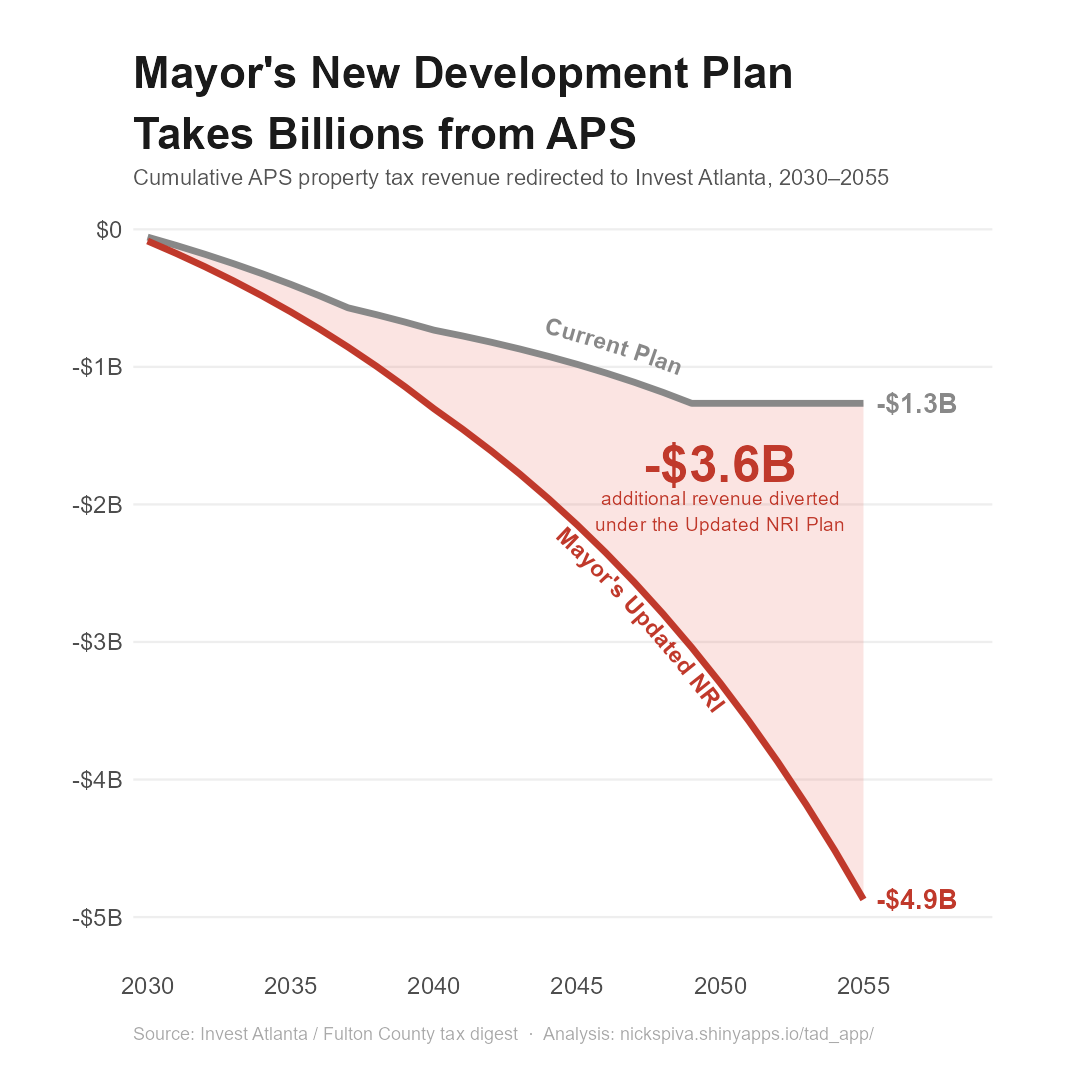

Here is the R script that generated this plot:
# ============================================================
# social/diversion_chart_negative.R
#
# Variant of diversion_chart.R with a downward (negative) y-axis
# to reinforce that this revenue is being TAKEN from APS.
# Lines fall toward -$5B rather than rising toward +$5B.
#
# HOW TO RUN from project root in Positron / RStudio:
#   withr::with_dir(
#     "posts/shiny-practice/tad_app",
#     source("social/diversion_chart_negative.R")
#   )
#
# Output: posts/shiny-practice/tad_app/social/diversion_chart_negative.png
# ============================================================

library(dplyr)
library(tidyr)
library(ggplot2)
library(scales)
library(geomtextpath)

source("R/data.R")

# ── Data prep ─────────────────────────────────────────────
# Negate cumulative so lines fall downward (revenue lost from APS)
dd <- diversion_list[["tad"]] |>
  filter(year >= 2030) |>
  group_by(scenario) |>
  mutate(cumulative = -cumsum(annual)) |>
  ungroup() |>
  filter(grepl("Current Plan|Updated NRI", as.character(scenario))) |>
  mutate(scenario = as.character(scenario))

# Wide form for ribbon
# cp  = Current Plan   (less negative → upper line)
# nri = Updated NRI    (more negative → lower line)
ribbon_df <- dd |>
  select(year, scenario, cumulative) |>
  pivot_wider(names_from = scenario, values_from = cumulative) |>
  rename(cp = `Current Plan`, nri = `Mayor's Updated NRI`)

# Gap: cp - nri is positive (extra revenue taken under Updated NRI)
gap_2055 <- ribbon_df |>
  filter(year == 2055) |>
  mutate(gap = cp - nri) |>
  pull(gap)

gap_label <- dollar(gap_2055, scale = 1e-9, suffix = "B", accuracy = 0.1)

# Annotation anchor at 2050
ann_year <- 2050
ann_row <- ribbon_df |> filter(year == ann_year)
ann_mid <- (ann_row$cp + ann_row$nri) / 2
ann_height <- ann_row$cp - ann_row$nri # ribbon height (positive)

# End-of-line labels — display as negative values
labels_2055 <- dd |>
  filter(year == 2055) |>
  mutate(
    lab = dollar(cumulative, scale = 1e-9, suffix = "B", accuracy = 0.1)
  )

# ── Colors ────────────────────────────────────────────────
col_cp <- "#888888"
col_nri <- "#c0392b"
col_ribbon <- "#e74c3c"

# ── Chart ─────────────────────────────────────────────────
p <- ggplot() +

  # Ribbon: nri is lower (more negative), cp is upper (less negative)
  geom_ribbon(
    data = ribbon_df,
    aes(x = year, ymin = nri, ymax = cp),
    fill = col_ribbon,
    alpha = 0.15
  ) +

  # Current Plan — upper line, label above
  geom_textline(
    data = filter(dd, grepl("Current Plan", scenario)),
    aes(x = year, y = cumulative, label = "Current Plan"),
    color = col_cp,
    linewidth = 1.6,
    size = 4.2,
    fontface = "bold",
    hjust = 0.68,
    gap = FALSE,
    text_smoothing = 20,
    offset = unit(7, "pt") # above the line
  ) +

  # Updated NRI — lower line, label below
  geom_textline(
    data = filter(dd, grepl("Updated NRI", scenario)),
    aes(x = year, y = cumulative, label = "Mayor's Updated NRI"),
    color = col_nri,
    linewidth = 1.6,
    size = 4.2,
    fontface = "bold",
    hjust = 0.68,
    gap = FALSE,
    text_smoothing = 20,
    offset = unit(-16, "pt") # below the line
  ) +

  # End-of-line totals at 2055
  geom_text(
    data = labels_2055,
    aes(x = year, y = cumulative, label = lab, color = scenario),
    hjust = -0.15,
    vjust = 0.5,
    size = 4.8,
    fontface = "bold",
    show.legend = FALSE
  ) +

  # ── Ribbon annotation ─────────────────────────────────
  annotate(
    "text",
    x = ann_year,
    y = ann_mid + ann_height * 0.22,
    label = paste0("-", gap_label),
    color = col_nri,
    size = 9,
    fontface = "bold",
    hjust = 0.5,
    vjust = 0
  ) +
  annotate(
    "text",
    x = ann_year,
    y = -1.90 * 1000000000,
    label = "additional revenue diverted\nunder the Updated NRI Plan",
    color = col_nri,
    size = 3.5,
    hjust = 0.5,
    vjust = 1,
    lineheight = 1.1
  ) +

  scale_color_manual(
    values = c("Current Plan" = col_cp, "Mayor's Updated NRI" = col_nri),
    name = NULL
  ) +
  scale_y_continuous(
    # Display as positive dollar amounts even though data is negative
    labels = \(x) {
      ifelse(
        x == 0,
        "$0",
        label_dollar(scale = 1e-9, suffix = "B", accuracy = 1)(x)
      )
    },
    limits = c(NA, 0),
    expand = expansion(mult = c(0.1, 0)) # breathing room at bottom, flush at top
  ) +
  scale_x_continuous(
    breaks = seq(2030, 2055, by = 5),
    expand = expansion(add = c(0.5, 4.5))
  ) +
  coord_cartesian(clip = "off") +
  labs(
    title = "Mayor's New Development Plan\nTakes Billions from APS",
    subtitle = "Cumulative APS property tax revenue redirected to Invest Atlanta, 2030–2055",
    caption = "Source: Invest Atlanta / Fulton County tax digest  ·  Analysis: nickspiva.shinyapps.io/tad_app/",
    y = ""
  ) +
  theme_tad() +
  theme(
    legend.position = "none",
    plot.title = element_text(
      size = 22,
      face = "bold",
      lineheight = 1.15,
      color = "#1a1a1a",
      margin = margin(b = 6)
    ),
    plot.subtitle = element_text(
      size = 11,
      color = "#555555",
      margin = margin(b = 20)
    ),
    plot.caption = element_text(
      size = 9,
      color = "#aaaaaa",
      hjust = 0,
      margin = margin(t = 14)
    ),
    axis.text = element_text(size = 12),
    panel.grid.major.y = element_line(color = "#eeeeee"),
    plot.background = element_rect(fill = "white", color = NA),
    plot.margin = margin(28, 44, 18, 22)
  )

# ── Export ────────────────────────────────────────────────
out_path <- "social/diversion_chart_negative.png"

ggsave(
  out_path,
  plot = p,
  width = 7.5,
  height = 7.5,
  dpi = 144,
  bg = "white"
)

message("Saved to: ", normalizePath(out_path))
